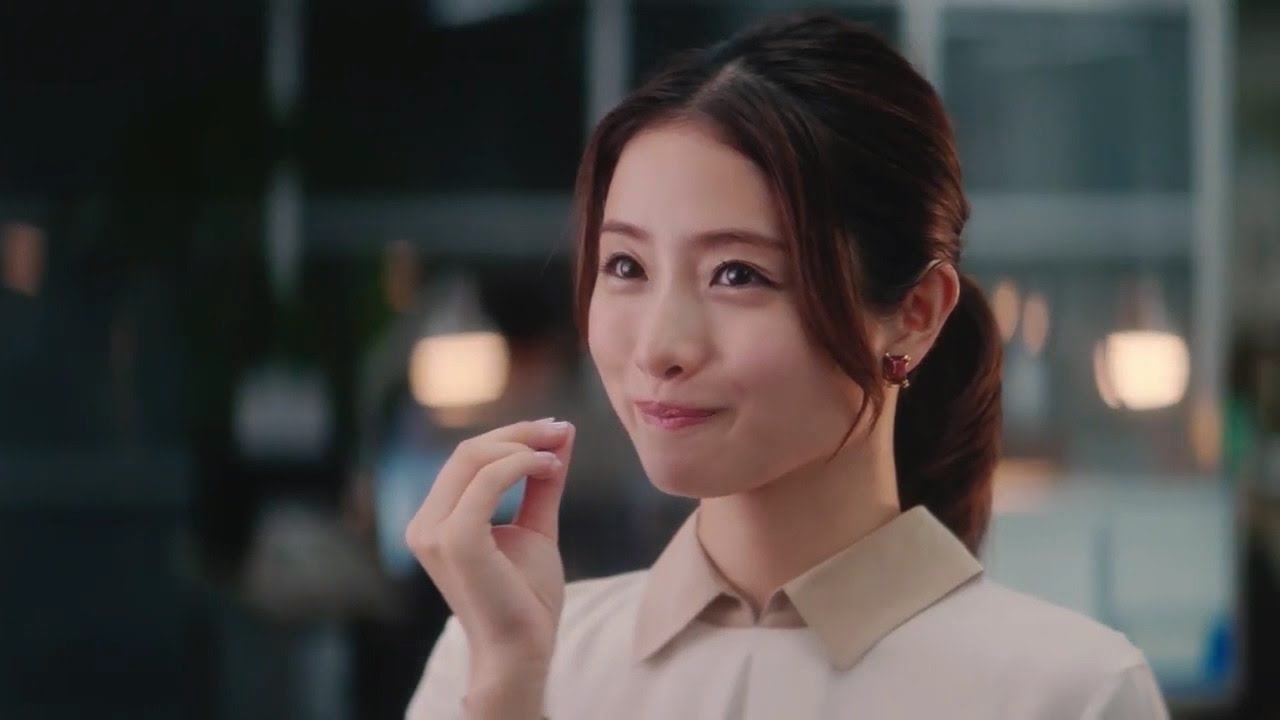
#> input picture img/colorize/color_5.jpg, 1280 x 720 px
$ python drawbox.py
#> lines starting #> are read from the running program, lines starting #| are printed output that depends on the picture; after the words box and inside, x2 and y2 are one past the last pixel; in counts of white or black regions, pixels touching at a corner belong together
'''
@Author: Fan Hsuan-Wei
@Date: 2020-01-09 22:07:10
@LastEditors  : Fan Hsuan-Wei
@LastEditTime : 2020-01-10 01:50:29
@Description: file content
'''
import cv2

if __name__ == "__main__":
    img_dir = "../img/colorize/"
    src_name = "color_5"
    target_name = "gray_5"
    img_type = ".jpg"
    src_img = cv2.imread(img_dir + src_name + img_type, cv2.IMREAD_COLOR)
#> src_img is the input picture: shape (720, 1280, 3); mean B, G, R 69.2, 70.8, 75.4
    target_img = cv2.imread(img_dir + target_name + img_type, cv2.IMREAD_COLOR)
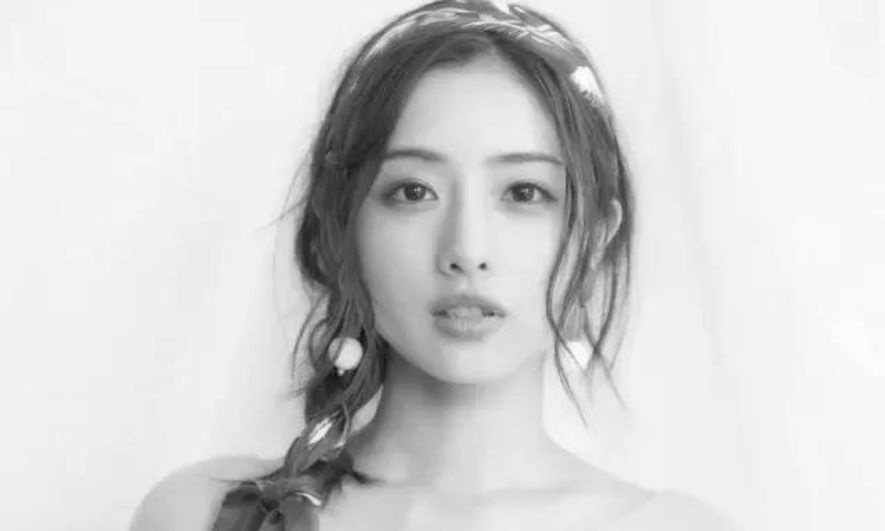
#> input picture img/colorize/gray_5.jpg, 885 x 531 px
#> target_img is the input picture: shape (531, 885, 3); min 13, max 254, mean 211.6
    swatches = list()
    swatches.append((((736, 351), (799, 413), (390, 428), (520, 520)), (0, 255, 0)))
    swatches.append((((793, 93), (919, 184), (342, 109), (381, 154)), (0,0, 255)))
    with open(f"{img_dir}swatch_5.txt", "w") as f:
        for s in swatches:
            boxes = s[0]
            color = s[1]
            f.write(f"{boxes[0][0]} {boxes[0][1]} {boxes[1][0]} {boxes[1][1]} {boxes[2][0]} {boxes[2][1]} {boxes[3][0]} {boxes[3][1]}\n")
            cv2.rectangle(src_img, boxes[0], boxes[1], color, 2)
            cv2.rectangle(target_img, boxes[2], boxes[3], color, 2)
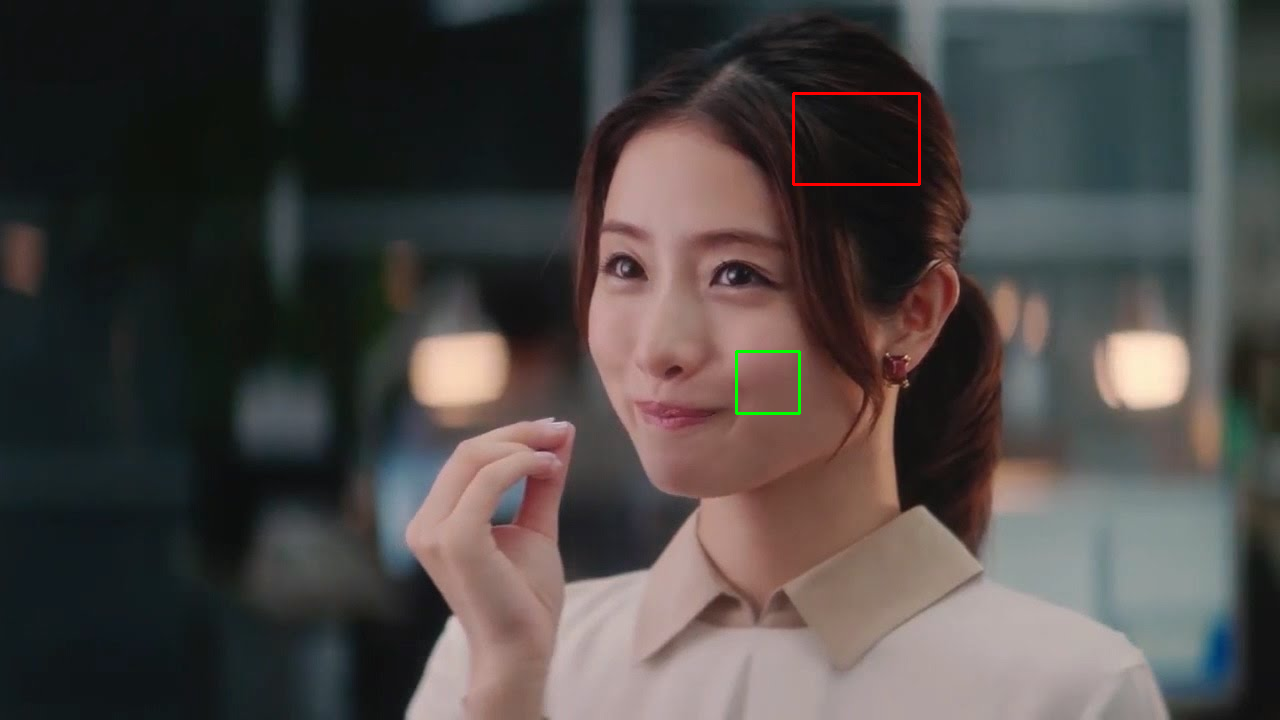
#> src_img: shape (720, 1280, 3); 0.22% of pixels changed, all inside (x1, y1, x2, y2) = (735, 92, 921, 415)
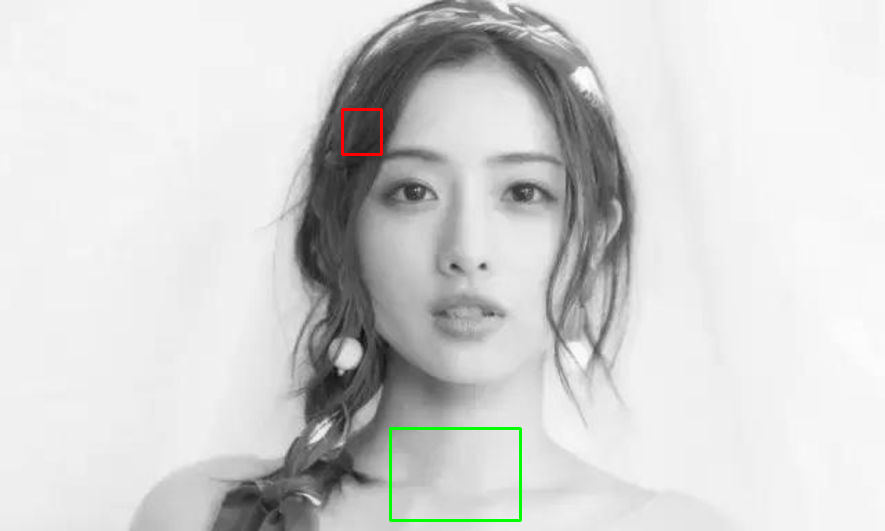
#> target_img: shape (531, 885, 3); 0.39% of pixels changed, all inside (x1, y1, x2, y2) = (341, 108, 522, 522)
    cv2.imshow(src_name, src_img);
    cv2.waitKey()
    cv2.imshow(target_name, target_img);
    cv2.waitKey()
    cv2.imwrite(f"{img_dir}{src_name}_box{img_type}", src_img)
    cv2.imwrite(f"{img_dir}{target_name}_box{img_type}", target_img)
